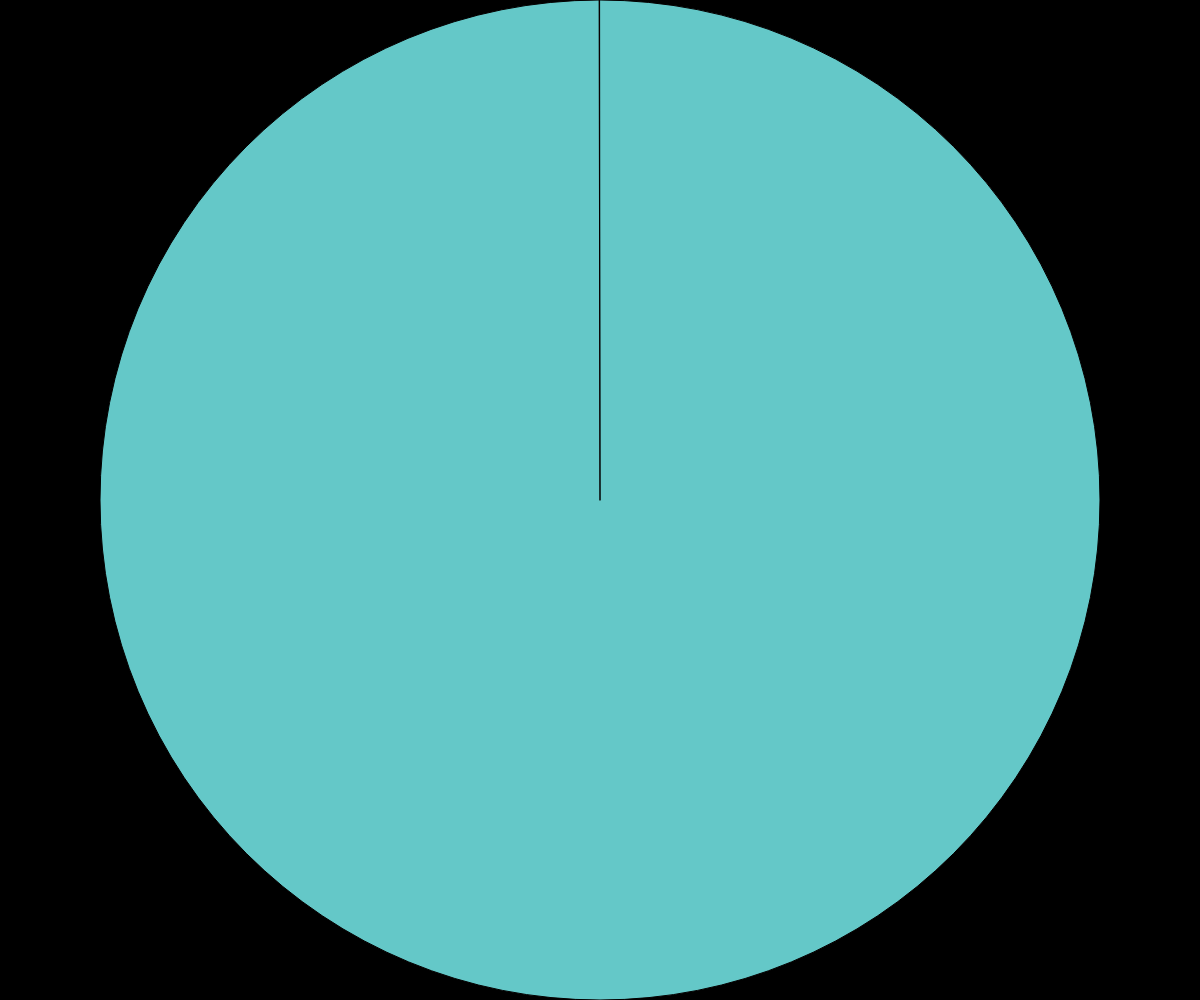
Frame 1 (no input)
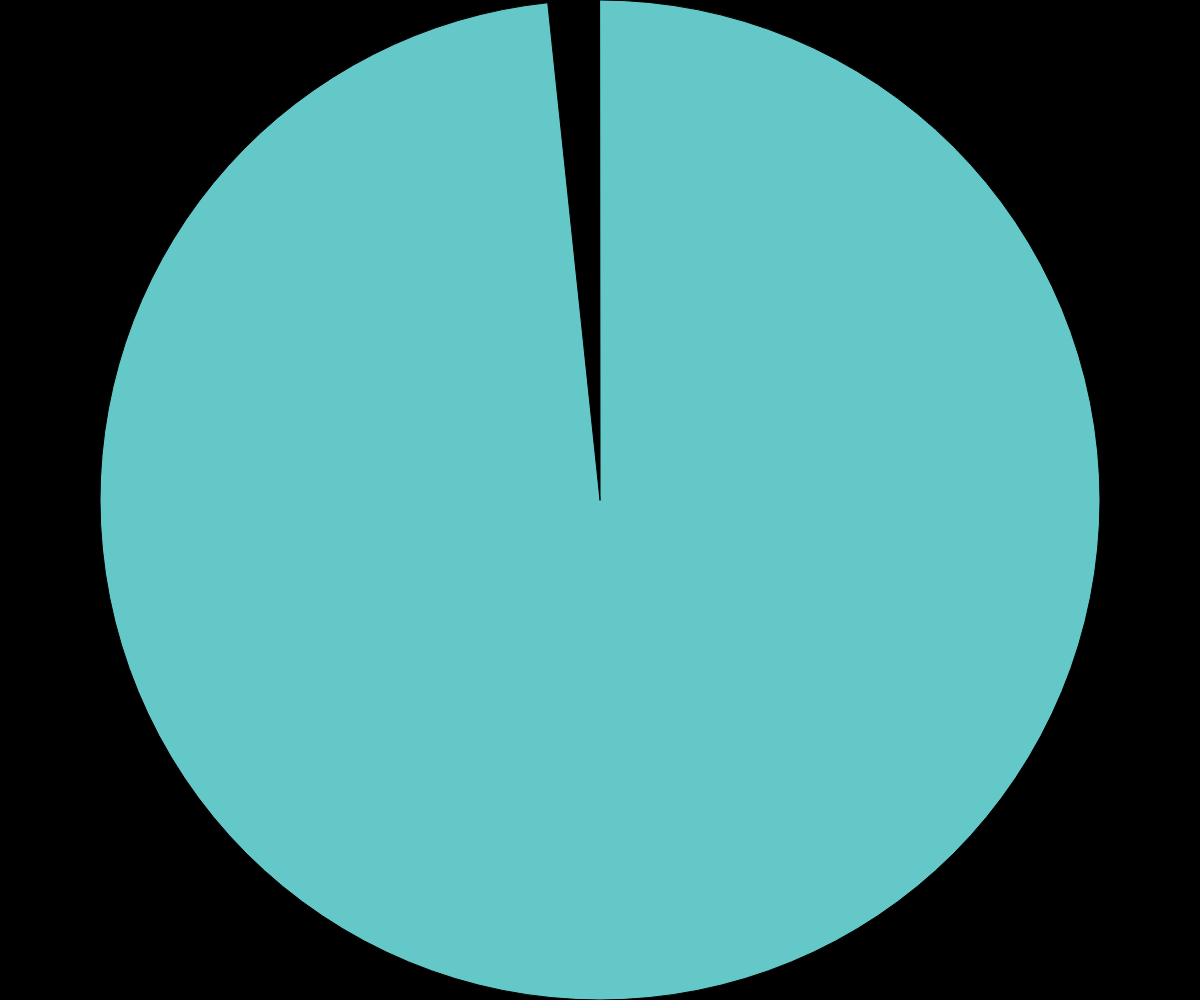
Frame 60 (no input)
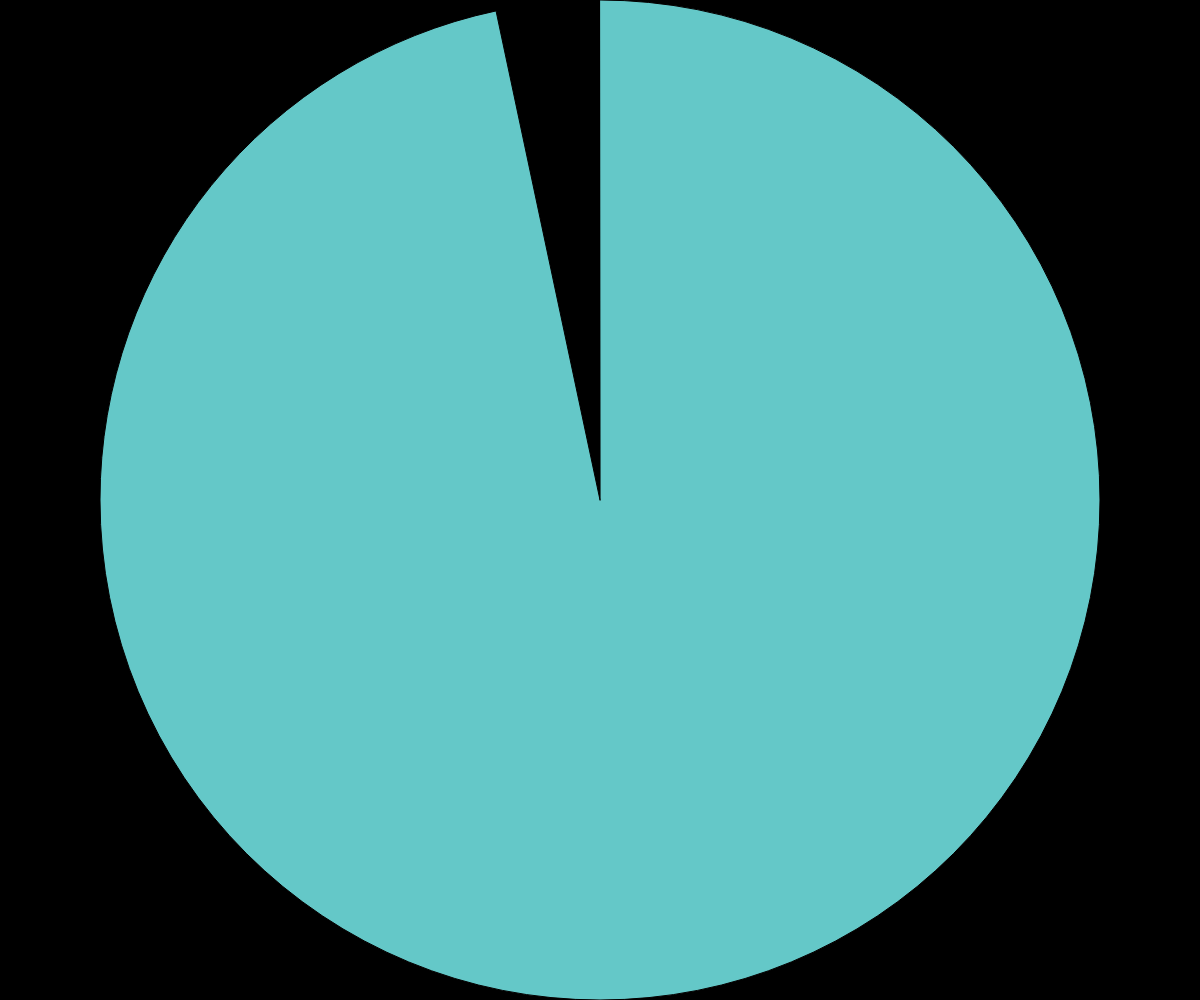
Frame 120 (the mouse pressed at the canvas centre since frame 60)

The p5.js sketch that drew these frames (run headless with seeded random() and noise() and a simulated clock; from frame 60 on, the mouse is pressed at the canvas centre):

// p5.js sketch
// ── sketch.js
let duration = 60000;
let startTime = 0;
let lastSecond = duration / 1000 + 1;

function setup() {
  createCanvas(windowWidth, windowHeight);
}

function draw() {
  background(0);
  let remaining = startTime + duration - millis();
  let remainingSeconds = ceil(remaining / 1000);

  //noStroke();
  fill(255, 0, 0);
  let secondsAngle = map(remainingSeconds, 0, duration / 1000, 0, 2 * PI);
  arc(width / 2, height / 2, height, height, -HALF_PI, secondsAngle - HALF_PI, PIE);

  //noStroke();
  fill(100, 200, 200);
  let angle = map(remaining, 0, duration, 0, 2 * PI);
  arc(width / 2, height / 2, height, height, -HALF_PI, angle - HALF_PI, PIE);

  if (remaining <= 0) {
    startTime = millis();
    duration = random(1000, 50000);
  }
}
